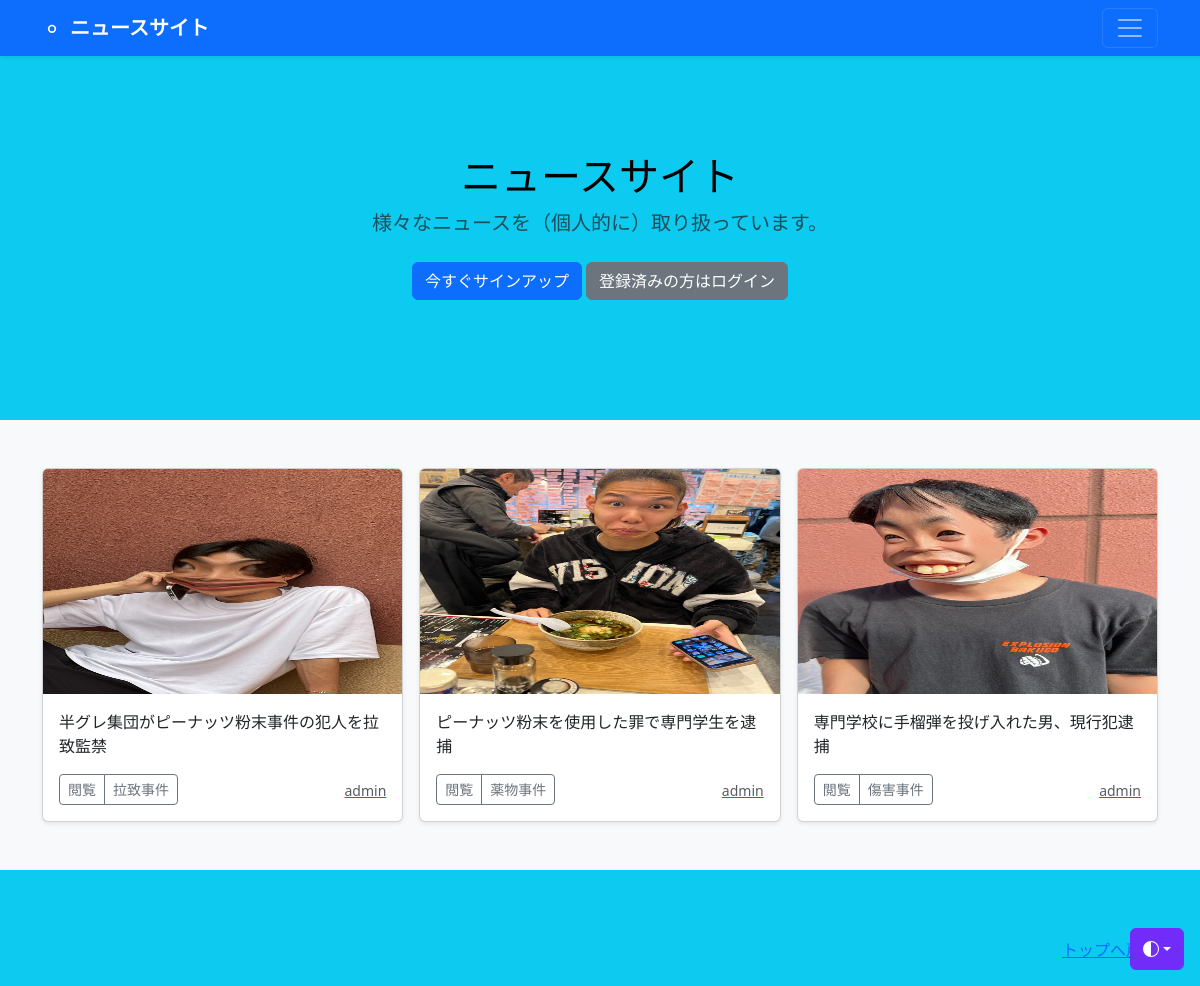
The page / on the database its author committed.
### news/models.py (models this page shows, shortened)
class NewsPost(models.Model):
    user = models.ForeignKey(CustomUser, verbose_name="ユーザー", on_delete=models.CASCADE)
    category = models.ForeignKey(Category, verbose_name="カテゴリ", on_delete=models.PROTECT)
    title = models.CharField(verbose_name="タイトル", max_length=200)
    comment = models.TextField(verbose_name="コメント", )
    image1 = models.ImageField(verbose_name="イメージ1", upload_to="news")
    image2 = models.ImageField(verbose_name="イメージ2", upload_to="news", blank=True, null=True)
    posted_at = models.DateTimeField(verbose_name="投稿日時", auto_now_add=True)

class Category(models.Model):
    title = models.CharField(verbose_name="カテゴリ", max_length=20)
    def __str__(self):
        return self.title

### accounts/models.py (models this page shows)
class CustomUser(AbstractUser):
    pass

### news/views.py (the view)
# urls.py: path('',views.IndexView.as_view(),name='index'),
class IndexView(ListView):
    template_name='index.html'
    queryset = NewsPost.objects.order_by("-posted_at")
    paginate_by = 9

### news/templates/index.html (shortened to what this page needs)
{% extends  "base.html" %}
    {% block contents %}
    {% include "news_title.html" %}
    {% include "news_list.html" %}
    {% endblock %}

### news/templates/news_list.html (shortened to what this page needs)
<div class="album py-5 bg-body-tertiary">
    <div class="container">
      <div class="row row-cols-1 row-cols-sm-2 row-cols-md-3 g-3">
        {% for record in object_list %}
        <div class="col">
          <div class="card shadow-sm">
            <img src="{{ record.image1.url }}"
                 class="bd-placeholder-img card-img-top"
                 width="100%" height="225"
                 xmlns="http://www.w3.org/2000/svc"
                 role="img" aria-label="Placeholder: Thumbnail"
                 preserveAspectRatio = "xMidYMid slice"
                 focusable="false">
                 <rect width="100%" height="100%" fill="#55595c"/>
            <div class="card-body">
              <p class="card-text">{{record.title}}</p>
              <div class="d-flex justify-content-between align-items-center">
                <div class="btn-group">
                  <button type="button" class="btn btn-sm btn-outline-secondary"
                  onclick="location.href='{% url 'news:news_detail' record.pk %}'">閲覧</button>
                  <button type="button" class="btn btn-sm btn-outline-secondary"
                  onclick="location.href='{% url 'news:news_cat' category=record.category.id %}'">
                  {{record.category}}</button>
                </div>
                <a href="{% url 'news:user_list' user=record.user.id %}"><small class="text-muted">{{record.user.username}}</small></a>
              </div>
            </div>
          </div>
        </div>
        {% endfor %}
      </div>
    </div>
  </div>

### news/templates/base.html (style rules this page uses)
.bd-placeholder-img { font-size: 1.125rem; text-anchor: middle; -webkit-user-select: none; -moz-user-select: none; user-select: none; }

### rows shown on the page
NewsPost: image1 (picture), title "半グレ集団がピーナッツ粉末事件の犯人を拉致監禁", category "拉致事件", user.username "admin"
NewsPost: image1 (picture), title "ピーナッツ粉末を使用した罪で専門学生を逮捕", category "薬物事件", user.username "admin"
NewsPost: image1 (picture), title "専門学校に手榴弾を投げ入れた男、現行犯逮捕", category "傷害事件", user.username "admin"
